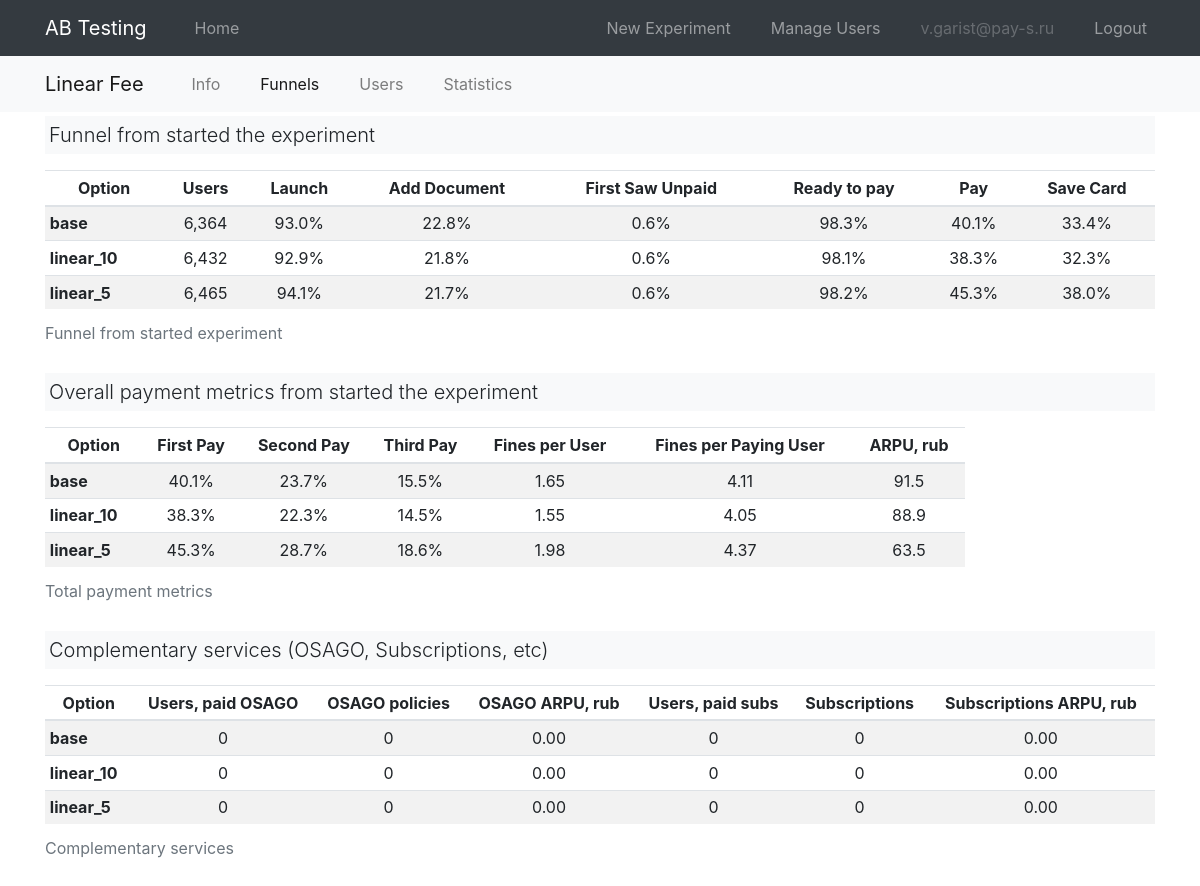
The app's page /exp_android_linear_fee/funnel (signed in), older data.
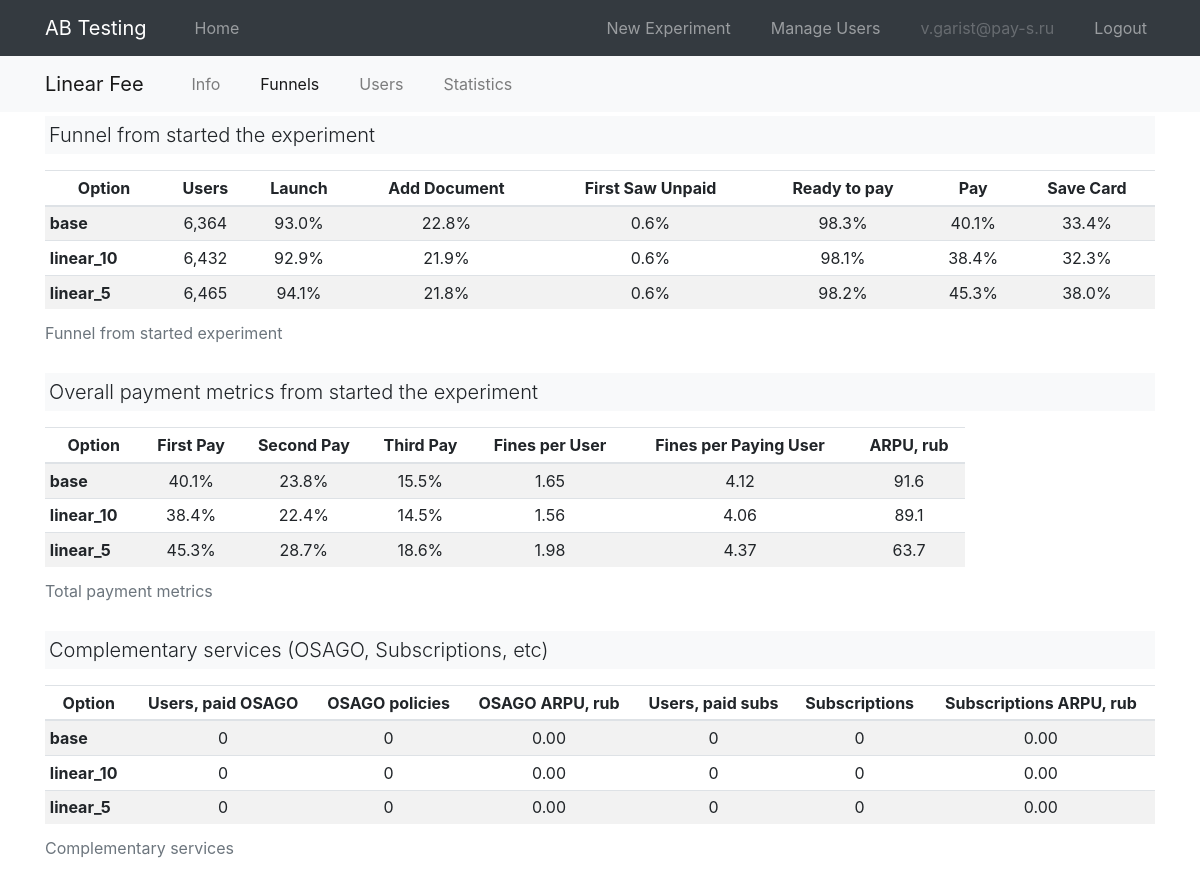
The same page, newer data.
### models.py (models this page shows, shortened)
class User(UserMixin, db.Model):
    id = db.Column(db.Integer, primary_key=True)
    email = db.Column(db.String(120), index=True, unique=True)
    password_hash = db.Column(db.String(128))
    is_admin = db.Column(db.Boolean, unique=False, default=False)

class ABExperiment(db.Model):
    __tablename__ = "experiment"
    __table_args__ = (db.UniqueConstraint('app_id', 'name', name="unique_constraint_app_exp"), )
    id = db.Column(db.Integer, primary_key=True)
    app_id = db.Column(db.Integer, db.ForeignKey("app.id"))
    name = db.Column(db.String(120), index=True)
    description = db.Column(db.Text)
    metrics = db.Column(db.Text)
    start_date = db.Column(db.Date)
    end_date = db.Column(db.Date)
    options = db.relationship('ABOption', backref='experiment') # cascade="all, delete-orphan"
    @property
    def metrics_json(self):
        return json.loads(self.metrics) if self.metrics is not None else dict()
    @property
    def clean_name(self):
        clean_name = " ".join(
            [i.capitalize() for i in self.name.split("_") if i not in ("exp", "ios", "android")]
        )
        return clean_name
    @property
    def sorted_options(self):
        options = sorted(self.options, key=lambda x: (-x.is_control_group, x.name))
        return [i.name for i in options]

class ABOption(db.Model):
    __tablename__ = "option"
    id = db.Column(db.Integer, primary_key=True)
    name = db.Column(db.String(120))
    is_control_group = db.Column(db.Boolean) # base, ...
    experiment_id = db.Column(db.Integer, db.ForeignKey('experiment.id'))

### ab/ab.py (the view)
@bp.route("/<exp_name>/funnel")
@login_required
def detail_funnel(exp_name):
    exp = ABExperiment.query.filter_by(name=exp_name).first()
    if exp is None:
        abort(404)
    return render_template("ab/ab_item_funnel.html", exp=exp, active_link="funnel")

### main.py (called while the page is built)
@login.user_loader
def load_user(id):
    return User.query.get(int(id))

### templates/ab/ab_item_funnel.html (shortened to what this page needs)
{% extends "base.html" %}
{% from "macros/plots/barprot_total.html" import barprot_total %}
{% from "macros/plots/donut.html" import donut %}
{% block second_nav %}
{% include "ab/_second_nav.html" %}
{% endblock %}
{% block content %}
<div class="container">
    <p class="lead bg-light p-1">Funnel from started the experiment</p>
    <div class="row mt-0">
        <div class="col">
            <table class="table table-hover table-sm table-striped">
                <caption>Funnel from started experiment</caption>
                <thead>
                    <tr>
                    {% for col in ['Option', 'Users', 'Launch', 'Add Document', 'First Saw Unpaid', 'Ready to pay', 'Pay', 'Save Card'] %}
                    <th scope="col" class='text-center'>{{ col }}</th>
                    {% endfor %}
                    </tr>
                </thead>
                <tbody>
                    {% for option in exp.sorted_options %}
                    <tr class='text-center'>
                        <th scope="row" class="text-left">{{ option }}</th>
                        <td scope="row">{{ "{:,}".format(exp.metrics_json.get("cnt_users_all").get(option)) }}</td>
                        {% for i in ["funnel_launch", "funnel_add_document", "funnel_first_saw_unpaid", "funnel_ready_to_pay", "funnel_pay", "funnel_save_card"] %}
                        <td scope="row">{{ "{:.1%}".format(exp.metrics_json.get(i).get(option)) }}</td>
                        {% endfor %}
                    </tr>
                    {% endfor %}
                </tbody>
            </table>
        </div>
    </div>
    <p class="lead bg-light p-1">Overall payment metrics from started the experiment</p>
    <div class="row mt-0">
        <div class="col-10">
            <table class="table table-hover table-sm table-striped">
                <caption>Total payment metrics</caption>
                <thead>
                    <tr>
                    {% for col in ['Option', 'First Pay', 'Second Pay', 'Third Pay', 'Fines per User', 'Fines per Paying User', 'ARPU, rub'] %}
                    <th scope="col" class='text-center'>{{ col }}</th>
                    {% endfor %}
                    </tr>
                </thead>
                <tbody>
                    {% for option in exp.sorted_options %}
                    <tr class='text-center'>
                        <th scope="row" class="text-left">{{ option }}</th>
                        {% for i in ["funnel_first_pay", "funnel_second_pay", "funnel_third_pay"] %}
                        <td scope="row">{{ "{:.1%}".format(exp.metrics_json.get(i).get(option)) }}</td>
                        {% endfor %}
                        <td scope="row">{{ "{:.2f}".format(exp.metrics_json.get("avg_fines_all").get(option)) }}</td>
                        <td scope="row">{{ "{:.2f}".format(exp.metrics_json.get("avg_fines_pp_all").get(option)) }}</td>
                        <td scope="row">{{ "{:.1f}".format(exp.metrics_json.get("arpu_all").get(option)) }}</td>
                    </tr>
                    {% endfor %}
                </tbody>
            </table>
        </div>
    </div>
    <p class="lead bg-light p-1">Complementary services (OSAGO, Subscriptions, etc)</p>
    <div class="row mt-0">
        <div class="col-12">
            <table class="table table-hover table-sm table-striped">
                <caption>Complementary services</caption>
                <thead>
                    <tr>
                    {% for col in ['Option', 'Users, paid OSAGO', 'OSAGO policies', 'OSAGO ARPU, rub', 'Users, paid subs', 'Subscriptions', 'Subscriptions ARPU, rub'] %}
                    <th scope="col" class='text-center'>{{ col }}</th>
                    {% endfor %}
                    </tr>
                </thead>
                <tbody>
                    {% for option in exp.sorted_options %}
                    <tr class='text-center'>
                        <th scope="row" class="text-left">{{ option }}</th>
                        <td scope="row">{{ "{:d}".format(exp.metrics_json.get("funnel_purchase_osago").get(option)) }}</td>
                        <td scope="row">{{ "{:d}".format(exp.metrics_json.get("funnel_cnt_osago").get(option)) }}</td>
                        <td scope="row">{{ "{:.2f}".format(exp.metrics_json.get("osago_arpu_all").get(option)) }}</td>
                        <td scope="row">{{ "{:d}".format(exp.metrics_json.get("funnel_subscription_paid").get(option)) }}</td>
                        <td scope="row">{{ "{:d}".format(exp.metrics_json.get("funnel_cnt_subscription").get(option)) }}</td>
                        <td scope="row">{{ "{:.2f}".format(exp.metrics_json.get("subscription_arpu_all").get(option)) }}</td>
                    </tr>
                    {% endfor %}
                </tbody>
            </table>
        </div>
    </div>
</div>
{% endblock %}

### templates/base.html (shortened to what this page needs)
<!DOCTYPE html>
<html>
    <head>
        <link rel="stylesheet" href="https://stackpath.bootstrapcdn.com/bootstrap/4.5.0/css/bootstrap.min.css">
        <link rel="stylesheet" href="https://stackpath.bootstrapcdn.com/font-awesome/4.7.0/css/font-awesome.min.css">
        <link rel="stylesheet" type="text/css" href="{{ url_for('static', filename='css/style.css') }}">
    </head>
    <body>
    <nav class="navbar navbar-expand-md navbar-dark bg-dark fixed-top">
        <div class="container">
            <a class="navbar-brand" href="{{ url_for('ab.index') }}">AB Testing</a>
            <div class="collapse navbar-collapse" id="navbarCollapse">
                <ul class="navbar-nav mr-auto">
                    <li class="nav-item {{ 'active' if active_link == 'home' else None }} ml-4">
                        <a class="nav-link" href="{{ url_for('ab.index') }}">Home</a>
                    </li>
                </ul>
                <ul class="navbar-nav ml-auto">
                {% if current_user.is_authenticated %}
                {% if current_user.is_admin %}
                    <li class="nav-item mr-4 {{ 'active' if active_link == 'create_experiment' else None }}">
                    <a class="nav-link" href="{{ url_for('admin.create_experiment') }}">New Experiment</a>
                    </li>
                    <li class="nav-item mr-4 {{ 'active' if active_link == 'manage_users' else None }}">
                    <a class="nav-link" href="{{ url_for('admin.manage_users') }}">Manage Users</a>
                    </li>
                {% endif %}
                    <li class="nav-item mr-4">
                    <a class="nav-link disabled">{{ current_user.email }}</a>
                    </li>
                    <li class="nav-item">
                    <a class="nav-link" href="{{ url_for('auth.logout') }}">Logout</a>
                    </li>
                {% endif %}
                </ul>
            </div>
        </div>
    </nav>
    {% block second_nav %}{% endblock %}
    {% block content %}
    {% endblock %}
    </body>
</html>

### templates/ab/_second_nav.html (shortened to what this page needs)
<nav class="navbar navbar-expand-md navbar-light bg-light">
    <div class="container mx-auto">
        <a class="navbar-brand" href="{{ url_for('ab.detail', exp_name=exp.name) }}">{{ exp.clean_name }}</a>
        <div class="collapse navbar-collapse" id="navbar2Collapse">
            <ul class="navbar-nav ml-4">
                <li class="nav-item {{ 'active' if active_link == 'info' else None }} mr-4">
                    <a class="nav-link" href="{{ url_for('ab.detail', exp_name=exp.name) }}">Info</a>
                </li>
                <li class="nav-item {{ 'active' if active_link == 'funnel' else None }} mr-4">
                    <a class="nav-link" href="{{ url_for('ab.detail_funnel', exp_name=exp.name) }}">Funnels</a>
                </li>
                <li class="nav-item {{ 'active' if active_link == 'users' else None }} mr-4">
                    <a class="nav-link" href="{{ url_for('ab.detail_users', exp_name=exp.name) }}">Users</a>
                </li>
                <li class="nav-item {{ 'active' if active_link == 'stats' else None }} mr-4">
                    <a class="nav-link" href="{{ url_for('ab.detail_stats', exp_name=exp.name, period='1d') }}">Statistics</a>
                </li>
            </ul>
        </div>
    </div>
</nav>

### static/css/style.css (style rules this page uses)
body { padding-top: 3.5rem; }

Row changes from the older to the newer data that the page shows:
changed ABExperiment "Linear Fee": metrics_json.get "4.11" → "4.12"; metrics_json.get "91.5" → "91.6"; metrics_json.get "1.55" → "1.56"; metrics_json.get "4.05" → "4.06"; metrics_json.get "88.9" → "89.1"; metrics_json.get "63.5" → "63.7"
Text that changed along with them:
new list line: "21.9%"
new list line: "38.4%"
new list line: "21.8%"
new list line: "23.8%"
new list line: "22.4%"
list line gone: "21.8%"
list line gone: "38.3%"
list line gone: "21.7%"
list line gone: "23.7%"
list line gone: "22.3%"
